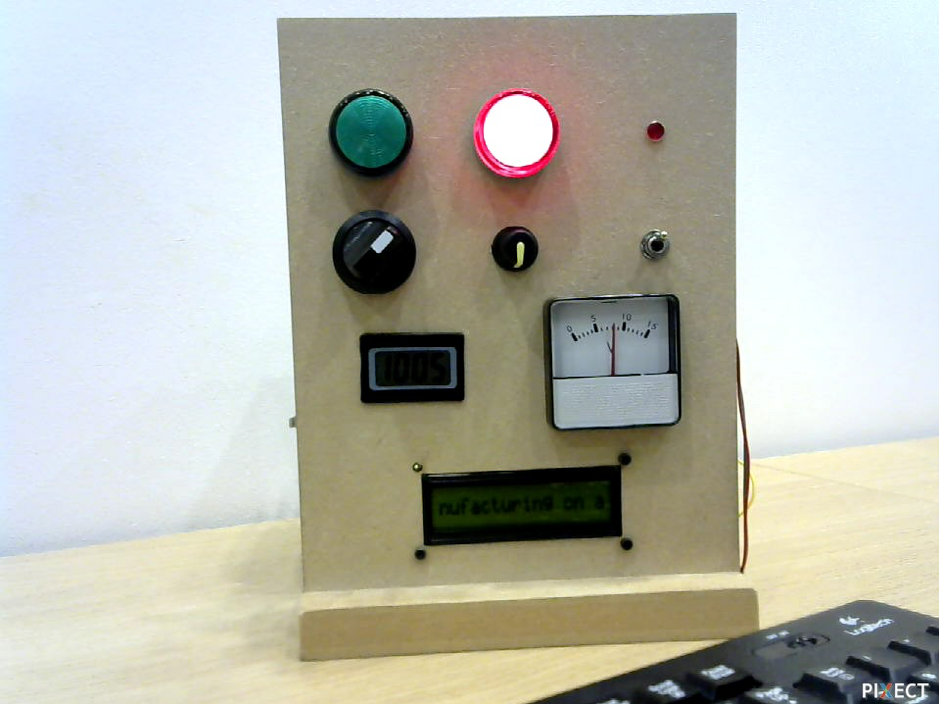
#> input picture B1andB2/samplepic.png, 939 x 704 px
$ python as_edge_detection.py
#> lines starting #> are read from the running program, lines starting #| are printed output that depends on the picture; after the words box and inside, x2 and y2 are one past the last pixel; in counts of white or black regions, pixels touching at a corner belong together
#import the libraries
import numpy as np
import matplotlib.pyplot as plt
import cv2

#reading the image

img = cv2.imread('samplepic.png', 0)
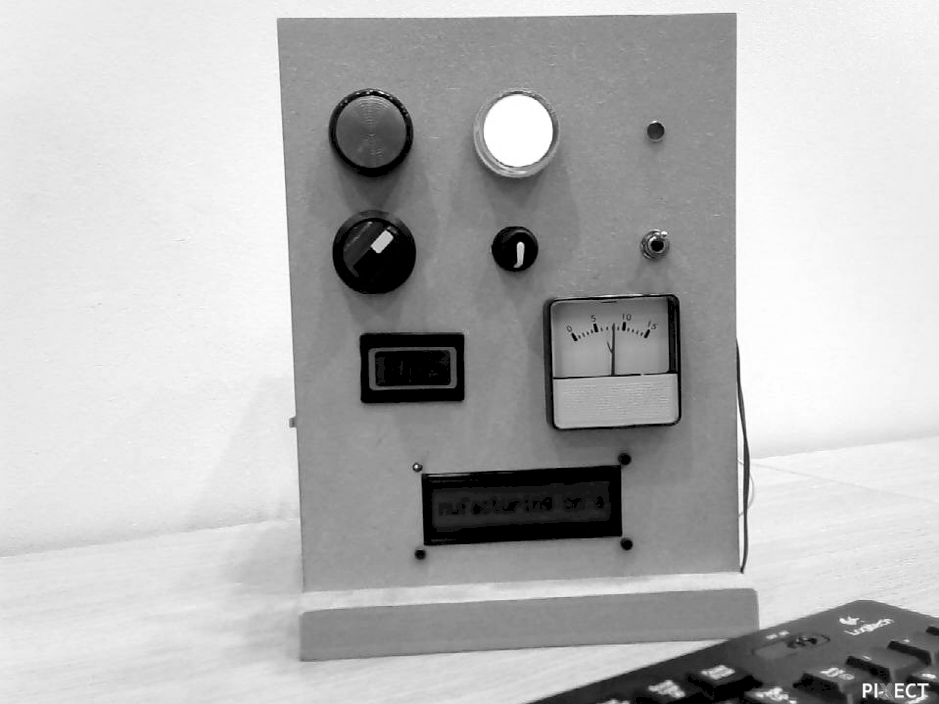
#> img: shape (704, 939); min 0, max 255, mean 181.5
edges = cv2.Canny(img,100,200)
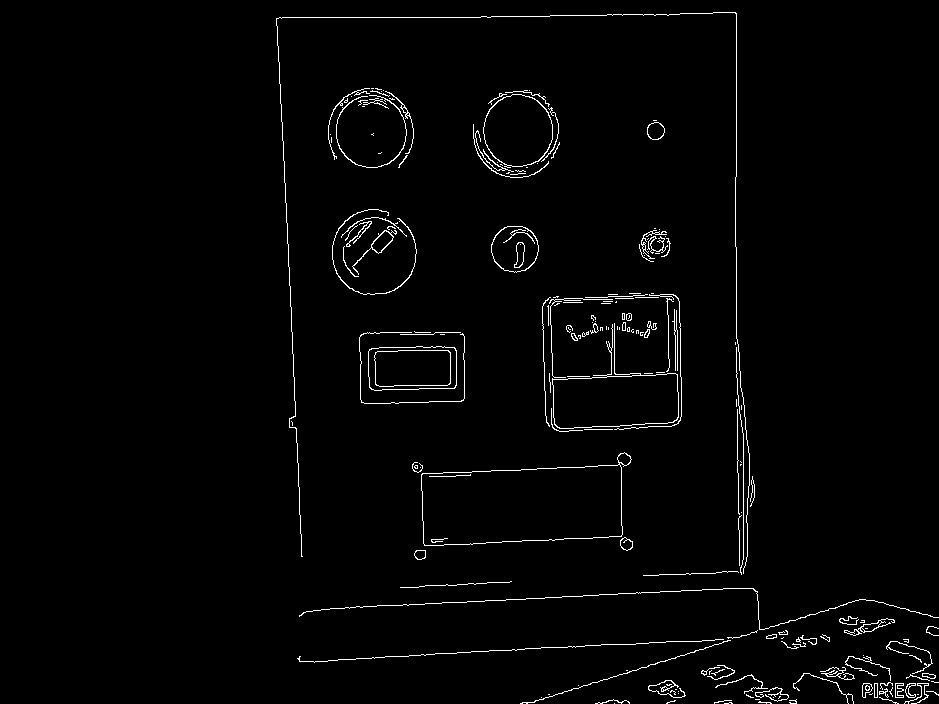
#> edges: shape (704, 939); 1.8% white in thin lines or dots, all inside (x1, y1, x2, y2) = (276, 12, 939, 704)
#plotting the image
plt.imshow(img)

cv2.imshow("sample_image", img)
cv2.imshow("sample_image_with_edge_detection", edges)

cv2.waitKey(0)

cv2.destroyAllWindows()


plt.subplot(121),plt.imshow(img,cmap = 'gray')
plt.title('Original Image'), plt.xticks([]), plt.yticks([])
plt.subplot(122),plt.imshow(edges,cmap = 'gray')
plt.title('Edge Image'), plt.xticks([]), plt.yticks([])

plt.show()
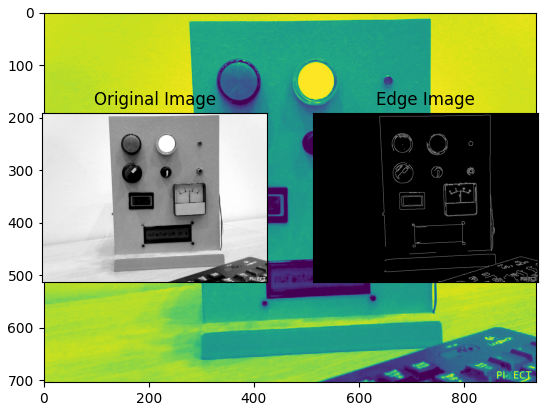
#> figure drawn by matplotlib, 3 panels

$ run again, with B1andB2/lobotomy.png copied over B1andB2/samplepic.png
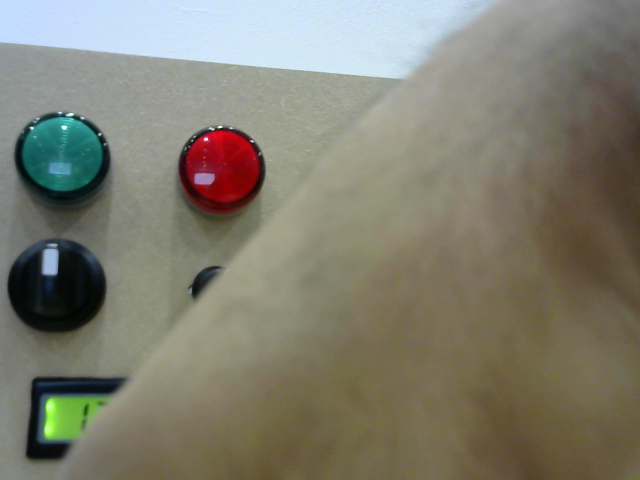
#> input picture B1andB2/lobotomy.png, 640 x 480 px
#> `edges = cv2.Canny(img,100,200)`:
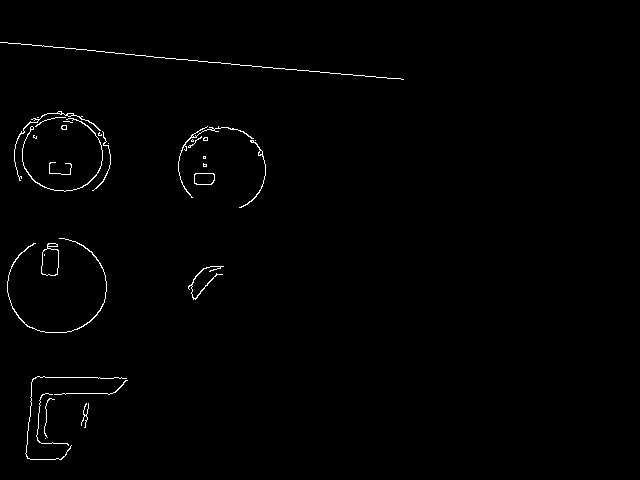
#> edges: shape (480, 640); 0.85% white in thin lines or dots, all inside (x1, y1, x2, y2) = (0, 42, 404, 460)
#> `plt.show()`:
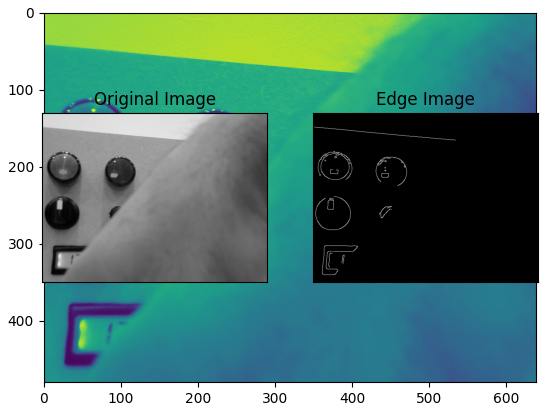
#> figure drawn by matplotlib, 3 panels

$ run again, with B1andB2/newimage.png copied over B1andB2/samplepic.png
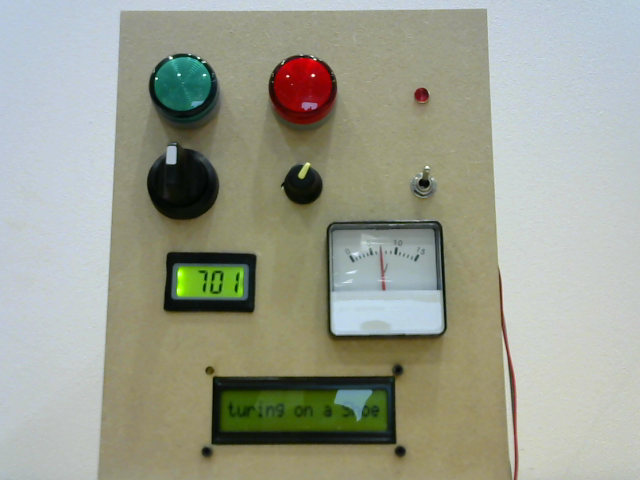
#> input picture B1andB2/newimage.png, 640 x 480 px
#> `edges = cv2.Canny(img,100,200)`:
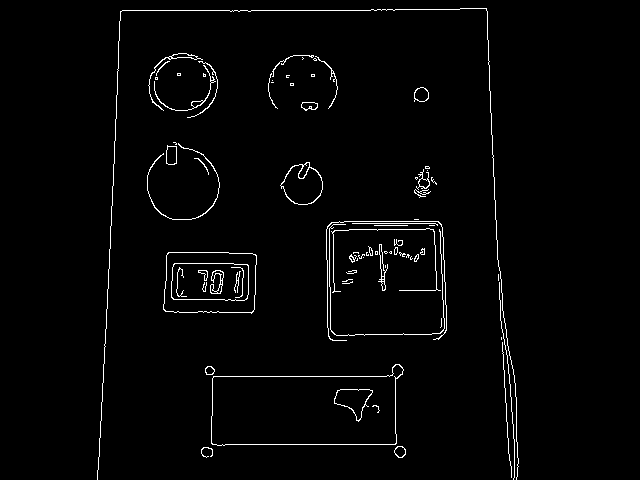
#> edges: shape (480, 640); 2.1% white in thin lines or dots, all inside (x1, y1, x2, y2) = (97, 8, 519, 480)
#> `plt.show()`:
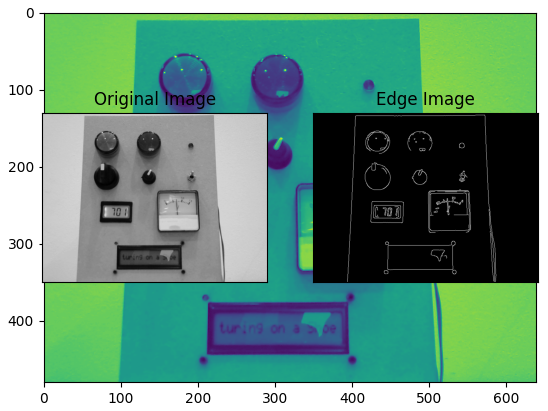
#> figure drawn by matplotlib, 3 panels
